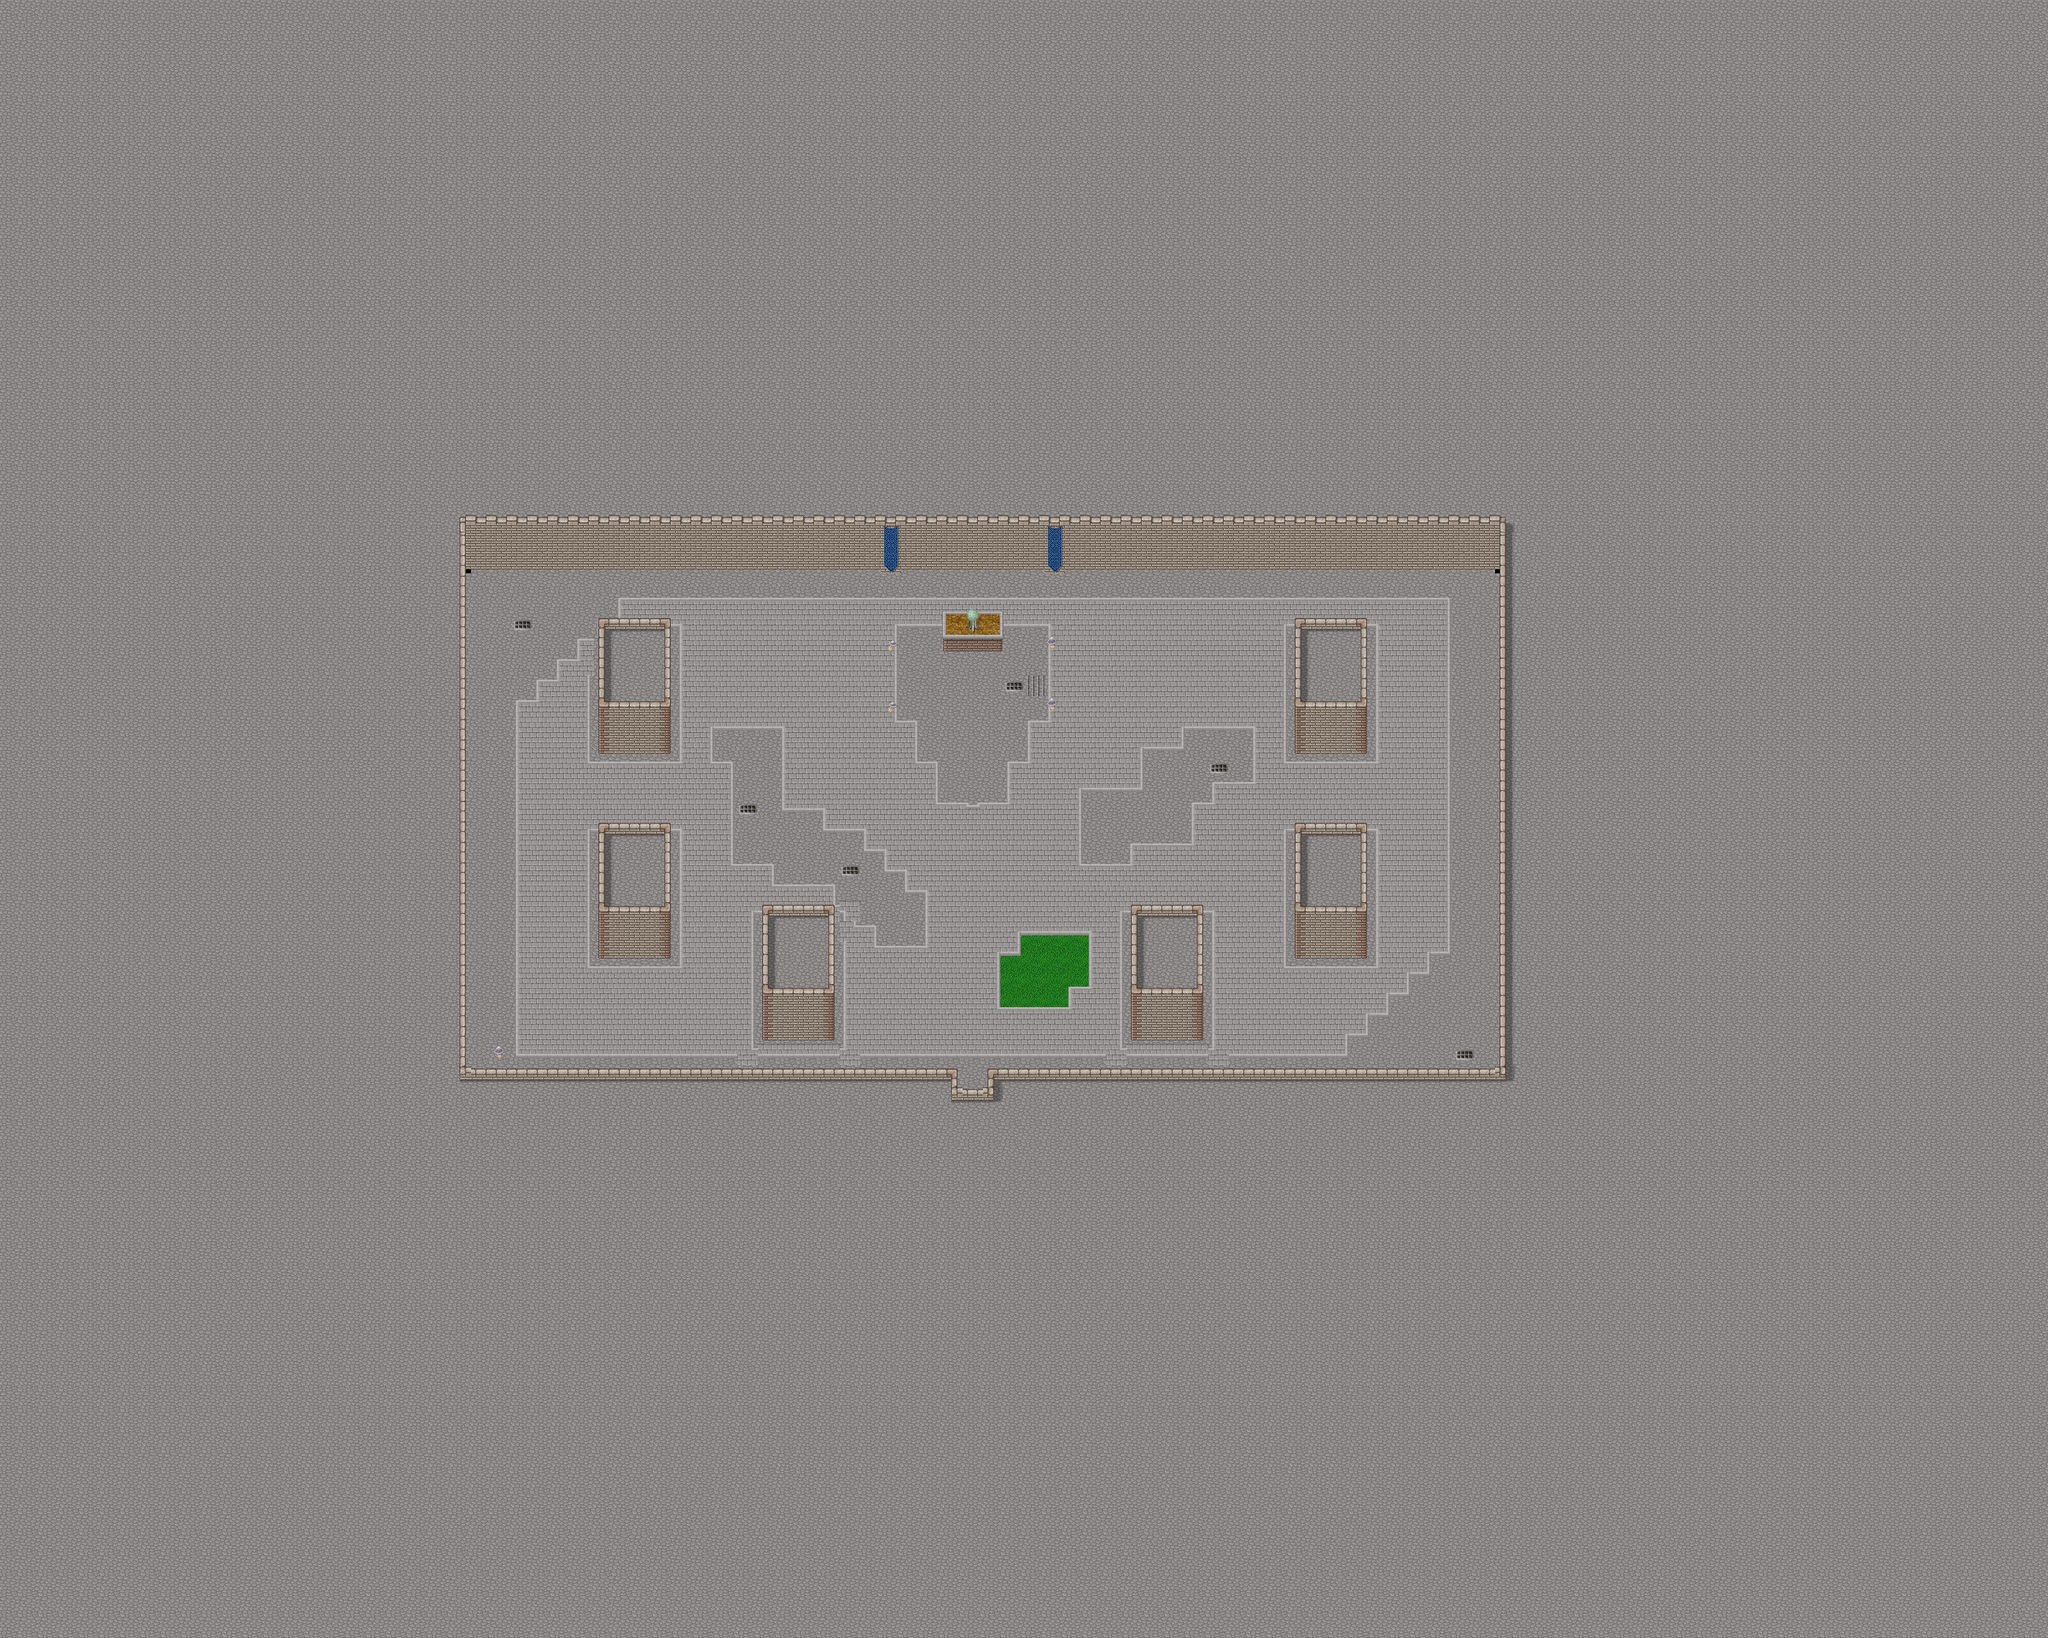

The image is a tile-based game level rendered from a .tmx file. Its description and source (layers, tilesets, objects; grid data summarised) follow:
An orthogonal 100x80 tile map with 32x32 px tiles, 5 tile layers (Ground, Ground2, Fringe, Over, ...), 2 hidden layers not drawn, 3 tilesets and 4 objects (4x fixme).

<map version="1.8" tiledversion="1.8.0" orientation="orthogonal" renderorder="right-down" width="100" height="80" tilewidth="32" tileheight="32" infinite="0" nextlayerid="63" nextobjectid="9">
 <properties>
  <property name="author" value="Jesusalva" />
  <property name="background0image" value="graphics/images/spit23loginwallpaper_800x600.png" />
  <property name="license" value="GPL v2+, CC BY SA 4.0+" />
  <property name="manaplus version" value="2" />
  <property name="minimap" value="graphics/minimaps/001-13-5.png" />
  <property name="music" value="let_the_battles_begin.ogg" />
  <property name="name" value="Showdown" />
 </properties>
 <tileset firstgid="1" name="collision" tilewidth="32" tileheight="32" tilecount="9" columns="3">
  <image source="../graphics/tilesets/collision.png" width="96" height="96" />
 </tileset>
 <tileset firstgid="10" name="concreteWalls" tilewidth="32" tileheight="32" tilecount="336" columns="16">
  <image source="../graphics/tilesets/concreteWalls.png" width="512" height="672" />
 </tileset>
 <tileset firstgid="346" name="mushrooms" tilewidth="32" tileheight="32" tilecount="140" columns="20">
  <image source="../graphics/tilesets/mushrooms.png" width="640" height="224" />
 </tileset>
 <layer id="61" name="Ground" width="100" height="80">
  <data>[8000 cells, 8000 non-empty, 4 distinct tile ids]</data>
 </layer>
 <layer id="9" name="Ground2" width="100" height="80">
  <data>[8000 cells, 8000 non-empty, 41 distinct tile ids]</data>
 </layer>
 <layer id="10" name="Fringe" width="100" height="80">
  <data>[8000 cells, 7 non-empty, 4 distinct tile ids]</data>
 </layer>
 <layer id="11" name="Over" width="100" height="80">
  <data>[8000 cells, 81 non-empty, 8 distinct tile ids]</data>
 </layer>
 <layer id="62" name="Over2" width="100" height="80">
  <data>[8000 cells, 1 non-empty, 1 distinct tile ids]</data>
 </layer>
 <layer id="12" name="Collision" width="100" height="80" visible="0">
  <data>[8000 cells, 6904 non-empty, 2 distinct tile ids]</data>
 </layer>
 <layer id="13" name="Heights" width="100" height="80" visible="0">
  <data>[8000 cells, 0 non-empty, 0 distinct tile ids]</data>
 </layer>
 <objectgroup id="7" name="Objects">
  <object id="1" name="Margin" type="fixme" x="0" y="0" width="640" height="640" />
  <object id="3" name="Margin" type="fixme" x="0" y="1920" width="640" height="640" />
  <object id="5" name="Margin" type="fixme" x="2560" y="1920" width="640" height="640" />
  <object id="6" name="Margin" type="fixme" x="2560" y="0" width="640" height="640" />
 </objectgroup>
</map>
